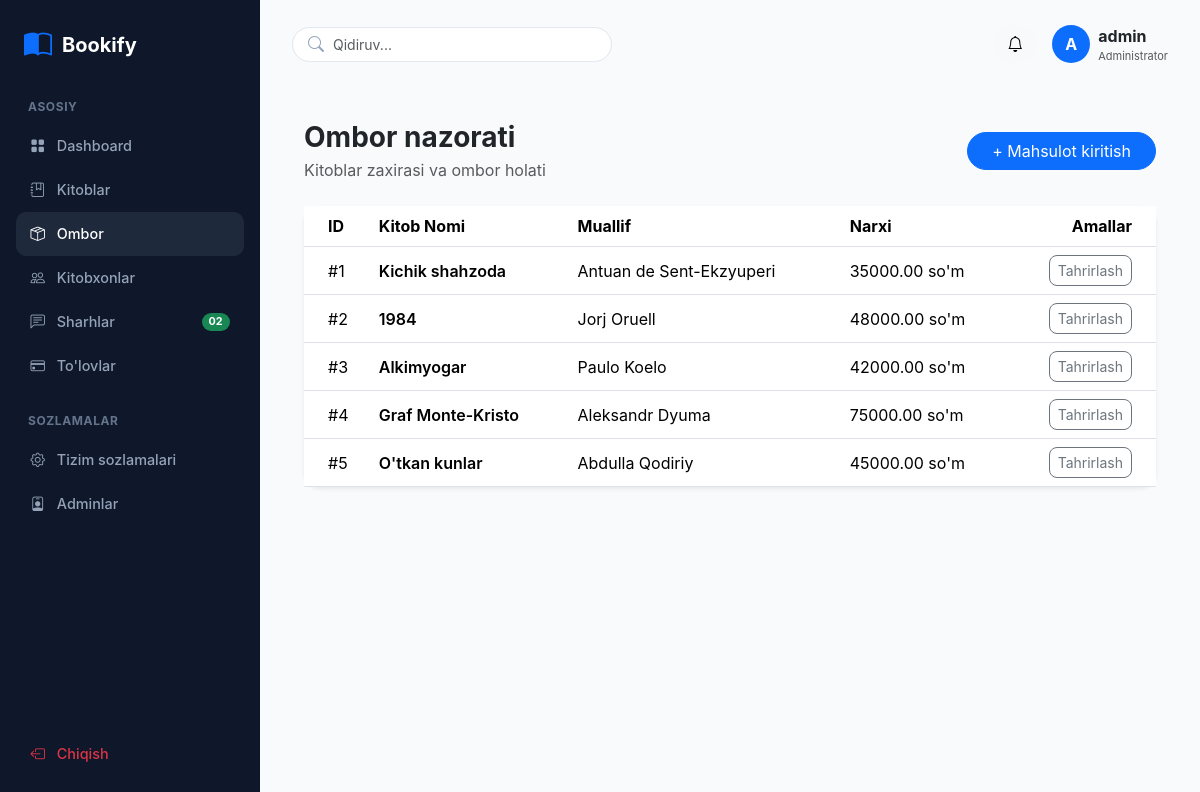
Page /warehouse/ (signed in) on the committed database.
### app/models.py (models this page shows, shortened)
class Book(models.Model):
    title = models.CharField(max_length=255, verbose_name="Sarlavha")
    author = models.CharField(max_length=255, verbose_name="Muallif")
    genre = models.CharField(max_length=100, verbose_name="Janr")
    price = models.DecimalField(
        max_digits=10, decimal_places=2, verbose_name="Narxi"
    )
    description = models.TextField(verbose_name="Tavsif")
    published_date = models.DateField(verbose_name="Noshirlik sanasi")
    pages_count = models.PositiveIntegerField(
        default=0, verbose_name="Sahifalar soni"
    )
    content = models.TextField(blank=True, null=True, verbose_name="Mundarija")
    image = models.ImageField(
        upload_to="books/", blank=True, null=True, verbose_name="Rasm"
    )
    class Meta:
        verbose_name = "Kitob"
        verbose_name_plural = "Kitoblar"

### app/views.py (the view)
# urls.py: path("warehouse/", views.warehouse, name="warehouse"),
@user_passes_test(is_admin, login_url="/login/")
def warehouse(request):
    books = Book.objects.all()
    return render(request, "warehouse.html", {"books": books})

### app/views.py (called while the page is built)
def is_admin(user):
    return user.is_staff

### templates/warehouse.html
{% extends 'base_admin.html' %}
{% block content %}
<div class="container-fluid py-4">
    <div class="d-flex justify-content-between align-items-center mb-4">
        <div>
            <h3 class="fw-bold text-dark mb-1">Ombor nazorati</h3>
            <p class="text-muted mb-0">Kitoblar zaxirasi va ombor holati</p>
        </div>
        <a href="{% url 'book_create' %}" class="btn btn-primary rounded-pill px-4">+ Mahsulot kiritish</a>
    </div>
    <div class="card border-0 shadow-sm rounded-4">
        <div class="card-body p-0">
            <div class="table-responsive">
                <table class="table table-hover align-middle mb-0">
                    <thead class="bg-light">
                        <tr>
                            <th class="ps-4">ID</th>
                            <th>Kitob Nomi</th>
                            <th>Muallif</th>
                            <th>Narxi</th>
                            <th class="text-end pe-4">Amallar</th>
                        </tr>
                    </thead>
                    <tbody>
                        {% for book in books %}
                        <tr>
                            <td class="ps-4">#{{ book.id }}</td>
                            <td class="fw-semibold">{{ book.title }}</td>
                            <td>{{ book.author }}</td>
                            <td>{{ book.price }} so'm</td>
                            <td class="text-end pe-4">
                                <a href="{% url 'books_update' book.id %}" class="btn btn-sm btn-outline-secondary rounded-3">Tahrirlash</a>
                            </td>
                        </tr>
                        {% empty %}
                        <tr>
                            <td colspan="5" class="text-center py-4 text-muted">Omborda kitoblar mavjud emas.</td>
                        </tr>
                        {% endfor %}
                    </tbody>
                </table>
            </div>
        </div>
    </div>
</div>
{% endblock %}

### templates/base_admin.html (shortened to what this page needs)
{% load static %}
<!DOCTYPE html>
<html lang="uz">
<head>
    <link href="https://cdn.jsdelivr.net/npm/bootstrap@5.3.3/dist/css/bootstrap.min.css" rel="stylesheet">
    <link href="https://cdn.jsdelivr.net/npm/bootstrap-icons@1.11.3/font/bootstrap-icons.css" rel="stylesheet">
</head>
<body>
    <aside class="sidebar">
        <div>
            <a href="{% url 'admin_dashboard' %}" class="sidebar-brand">
                <i class="bi bi-book-half text-primary fs-3"></i>
                <span>Bookify</span>
            </a>
            <div class="sidebar-section-label">ASOSIY</div>
            <a href="{% url 'admin_dashboard' %}" class="nav-link-custom {% if request.resolver_match.url_name == 'admin_dashboard' %}active{% endif %}">
                <i class="bi bi-grid-fill"></i> Dashboard
            </a>
            <a href="{% url 'books_list' %}" class="nav-link-custom {% if 'book' in request.resolver_match.url_name %}active{% endif %}">
                <i class="bi bi-journal-bookmark"></i> Kitoblar
            </a>
            <a href="{% url 'warehouse' %}" class="nav-link-custom {% if request.resolver_match.url_name == 'warehouse' %}active{% endif %}">
                <i class="bi bi-box-seam"></i> Ombor
            </a>
            <a href="{% url 'readers' %}" class="nav-link-custom {% if request.resolver_match.url_name == 'readers' %}active{% endif %}">
                <i class="bi bi-people"></i> Kitobxonlar
            </a>
            <a href="{% url 'reviews' %}" class="nav-link-custom {% if request.resolver_match.url_name == 'reviews' %}active{% endif %}">
                <i class="bi bi-chat-left-text"></i> Sharhlar
                <span class="badge bg-success rounded-pill">02</span>
            </a>
            <a href="{% url 'payments' %}" class="nav-link-custom {% if request.resolver_match.url_name == 'payments' %}active{% endif %}">
                <i class="bi bi-credit-card"></i> To'lovlar
            </a>
            <div class="sidebar-section-label">SOZLAMALAR</div>
            <a href="{% url 'system_settings' %}" class="nav-link-custom {% if request.resolver_match.url_name == 'system_settings' %}active{% endif %}">
                <i class="bi bi-gear"></i> Tizim sozlamalari
            </a>
            <a href="{% url 'admins' %}" class="nav-link-custom {% if request.resolver_match.url_name == 'admins' %}active{% endif %}">
                <i class="bi bi-person-badge"></i> Adminlar
            </a>
        </div>
        <div>
            {% if user.is_authenticated %}
            <form method="POST" action="{% url 'logout' %}">
                <button type="submit" class="nav-link-custom w-100 border-0 bg-transparent text-danger">
                    <i class="bi bi-box-arrow-left"></i> Chiqish
                </button>
            </form>
            {% else %}
            <a href="{% url 'login' %}" class="nav-link-custom text-success">
                <i class="bi bi-box-arrow-in-right"></i> Kirish
            </a>
            {% endif %}
        </div>
    </aside>
    <main class="main-wrapper">
        <div class="top-navbar">
            <form method="GET" action="{% url 'books_list' %}" class="search-box">
                <i class="bi bi-search"></i>
                <input type="text" name="q" class="form-control" placeholder="Qidiruv..." value="{{ query|default:'' }}">
            </form>
            <div class="d-flex align-items-center gap-3">
                <button class="btn btn-light rounded-circle"><i class="bi bi-bell"></i></button>
                <div class="admin-identity d-flex align-items-center gap-2">
                    <div class="bg-primary text-white rounded-circle d-flex align-items-center justify-content-center" style="width: 38px; height: 38px; font-weight: bold;">
                        {{ user.username|slice:":1"|upper|default:"A" }}
                    </div>
                    <div class="admin-identity">
                        <div class="admin-identity-name fw-bold fs-7">{{ user.get_full_name|default:user.username|default:"Admin" }}</div>
                        <div class="text-muted small" style="font-size: 11px;">Administrator</div>
                    </div>
                </div>
            </div>
        </div>
        {% block content %}
        {% endblock %}
    </main>
</body>
</html>

### templates/base_admin.html (style rules this page uses)
:root { --sidebar-bg: #0f172a; --sidebar-hover: #1e293b; --main-bg: #f8fafc; --card-border: #f1f5f9; }
body { background-color: var(--main-bg); font-family: 'Inter', system-ui, -apple-system, sans-serif; overflow-x: hidden; }
.sidebar, .main-wrapper { box-sizing: border-box; }
.sidebar { width: 260px; left: 0; background-color: var(--sidebar-bg); min-height: 100vh; position: fixed; top: 0; left: 0; z-index: 1000; display: flex; flex-direction: column; justify-content: space-between; padding: 1.5rem 1rem; overflow-y: auto; overflow-x: hidden; }
.sidebar-brand { color: #fff; font-weight: 700; font-size: 1.25rem; display: flex; align-items: center; gap: 10px; text-decoration: none; padding-left: 0.5rem; margin-bottom: 2rem; }
.sidebar-section-label { color: #64748b; font-size: 0.75rem; font-weight: 700; letter-spacing: 0.05em; text-transform: uppercase; margin: 1.5rem 0 0.5rem 0.75rem; }
.nav-link-custom { color: #94a3b8; padding: 0.7rem 0.9rem; border-radius: 10px; display: flex; align-items: center; gap: 12px; font-size: 0.9rem; font-weight: 500; text-decoration: none; transition: all 0.2s ease; }
.nav-link-custom:hover, .nav-link-custom.active { background-color: var(--sidebar-hover); color: #ffffff; }
.nav-link-custom .badge { margin-left: auto; }
.main-wrapper { margin-left: 260px; width: calc(100% - 260px); padding: 1.5rem 2rem; min-width: 0; overflow-x: hidden; }
.top-navbar { display: flex; justify-content: space-between; align-items: center; margin-bottom: 2rem; }
.search-box { position: relative; width: 320px; }
.search-box input { background-color: #ffffff; border: 1px solid #e2e8f0; border-radius: 20px; padding-left: 2.5rem; font-size: 0.875rem; }
.search-box i { position: absolute; left: 1rem; top: 50%; transform: translateY(-50%); color: #94a3b8; }
.admin-identity { min-width: 0; }
.admin-identity-name { max-width: 180px; overflow: hidden; text-overflow: ellipsis; white-space: nowrap; }

### rows in the picture
Book: id "1", title "Kichik shahzoda", author "Antuan de Sent-Ekzyuperi", price "35000.00"
Book: id "2", title "1984", author "Jorj Oruell", price "48000.00"
Book: id "3", title "Alkimyogar", author "Paulo Koelo", price "42000.00"
Book: id "4", title "Graf Monte-Kristo", author "Aleksandr Dyuma", price "75000.00"
Book: id "5", title "O'tkan kunlar", author "Abdulla Qodiriy", price "45000.00"

### other values in the picture
{{ user.username|slice:":1"|upper|default:"A" }} "A"
{{ user.get_full_name|default:user.username|default:"Admin" }} "admin"
